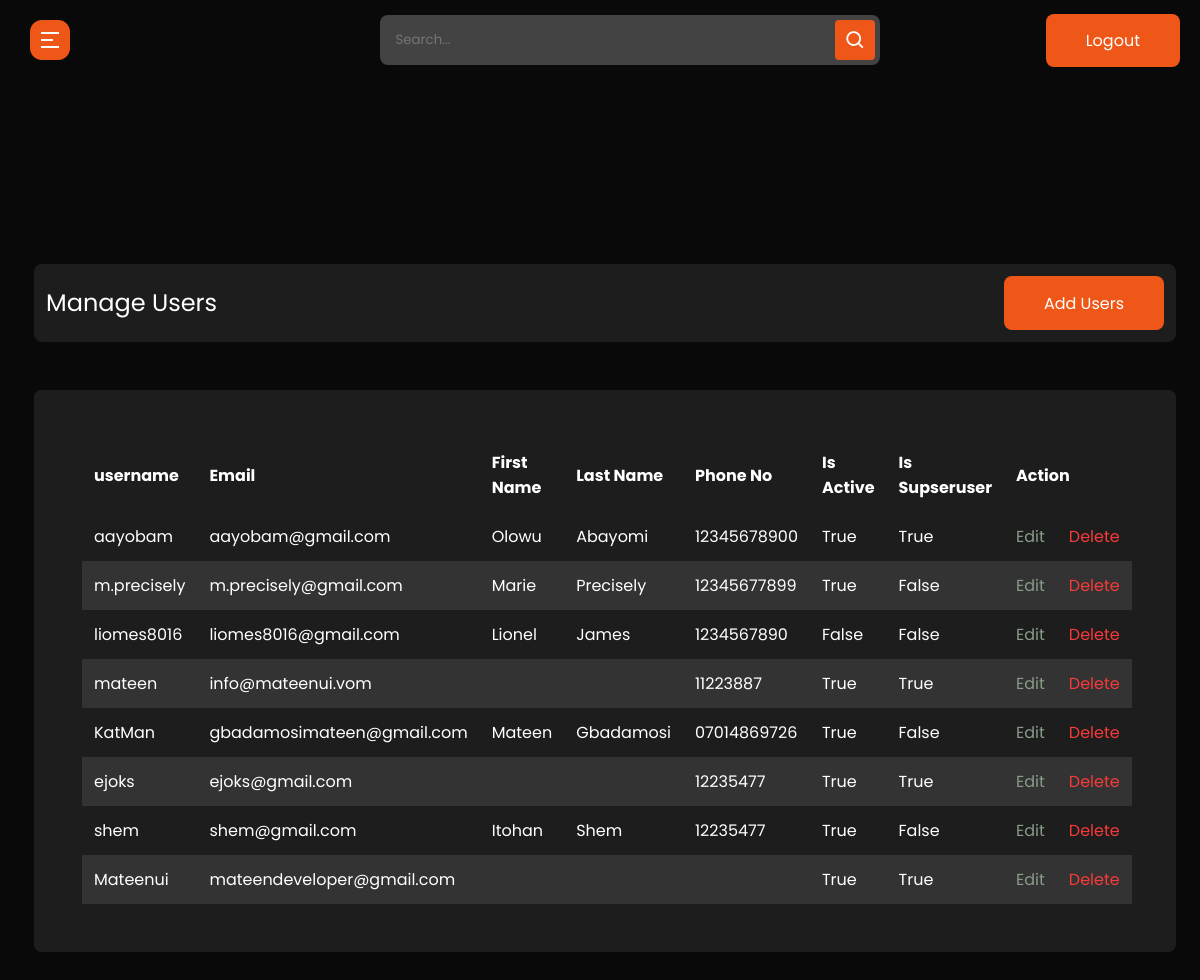
The app's page /admin-user-list/ (signed in), older data.
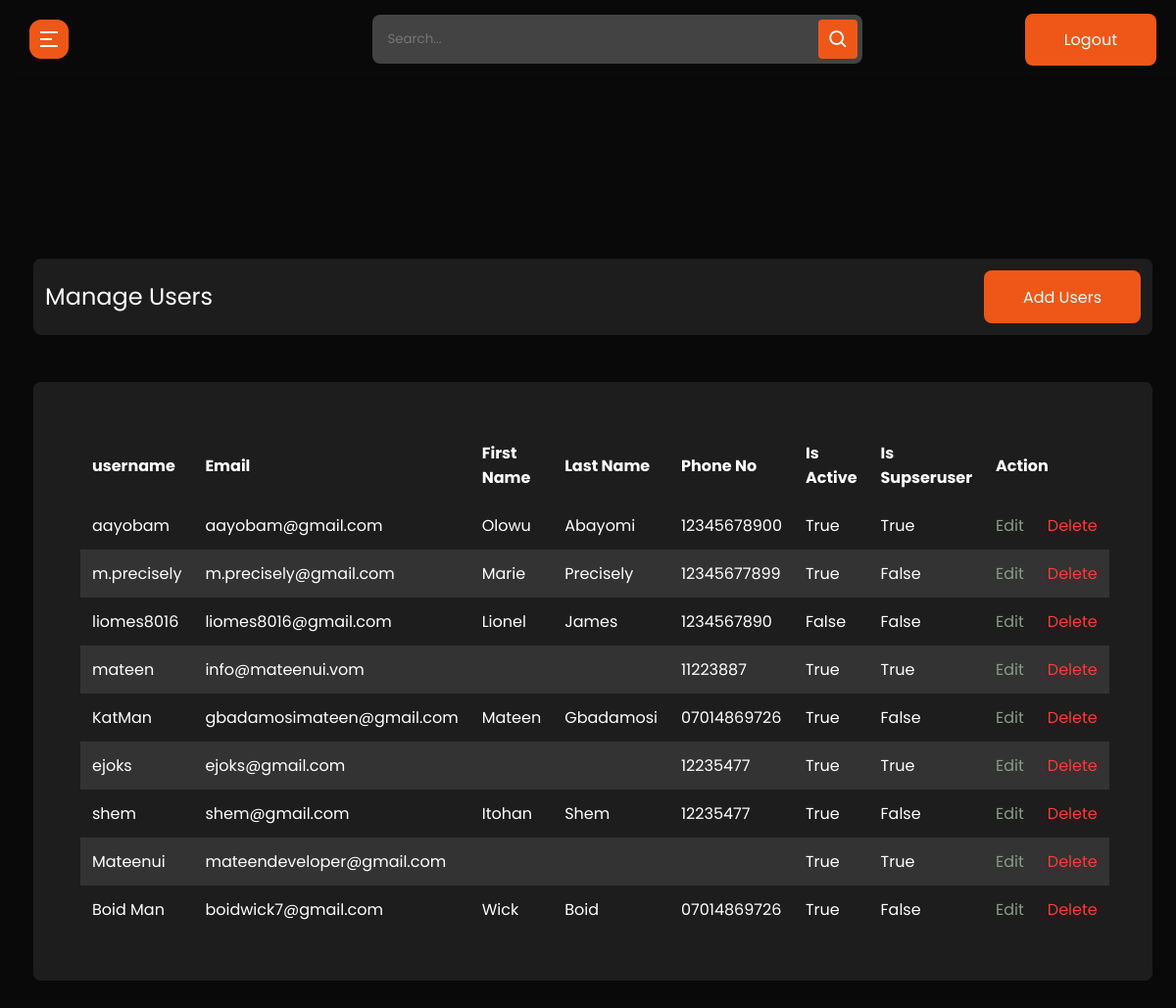
The same page, newer data.
### userprolog/models.py (models this page shows, shortened)
class User(AbstractBaseUser, PermissionsMixin):
    id = models.UUIDField(primary_key=True, default=uuid.uuid4, editable=False, unique=True)
    username = models.CharField(max_length=200, unique=True, blank=True)
    email = models.EmailField(max_length=200, unique=True, blank=False)
    first_name = models.CharField(max_length=200, blank=True)
    last_name = models.CharField(max_length=200, blank=True)
    phone_no = models.CharField(max_length=11,validators=[MaxLengthValidator(11)])
    profile_picture = models.ImageField(null=True, blank=True, default="default_user_image.jpeg", upload_to="profile_image/",)
    is_active = models.BooleanField(default=False)
    is_staff = models.BooleanField(default=False)
    is_superuser = models.BooleanField(default=False)
    date_joined = models.DateTimeField(auto_now_add=True)
    created = models.DateTimeField(auto_now_add=True)
    updated = models.DateTimeField(auto_now=True)
    objects = UserManager()
    EMAIL_FIELD = 'email'
    USERNAME_FIELD = 'username'
    REQUIRED_FIELDS = ['email',]

### cms/decorators.py (the view)
        def wrapper_func(request, *args, **kwargs):
            group = None
            if request.user.groups.exists():
                group = request.user.groups.all()[0].name
            if group in allowed_roles:
                return view_func(request, *args, **kwargs)
            else:
                return redirect("unauthorized-page")

### cms/views.py (called while the page is built)
@login_required(login_url='admin-login')
@allowed_user(allowed_roles=['admin'])
@admin_only
def admin_user_list(request):
    template_name = "cms/admin-user/index.html"
    users = User.objects.all()
    context = {"users":users}
    return render(request, template_name, context)

### cms/templates/cms/admin-user/index.html
{% extends 'admin_base.html' %}
{% load static %}
{% block content %}
  <section class="panel-section" style=margin-top:-700px>
    <div class="panel-content">
      <div class="page-wrapper admin-wrapper">
        <section class="alt-nav">
            <h4>Manage Users</h4>
            <a href="{% url 'admin-create-user' %}" class="btn">Add Users</a>
        </section>
        <div class="content-container">
          <section class="trade-table">
              <table>
                <thead>
                  <tr>
                    <th scope="col">username</th>
                    <th scope="col">Email</th>
                    <th scope="col">First Name</th>
                    <th scope="col">Last Name</th>
                    <th scope="col">Phone No</th>
                    <th scope="col">Is Active</th>
                    <th scope="col">Is Supseruser</th>
                    <th scope="col" colspan="2">Action</th>
                  </tr>
                </thead>
                <tbody>
                  {% for user in users %}
                    <tr>
                      <td data-label="Username">{{ user.username }}</td>
                      <td data-label="Email">{{ user.email }}</td>
                      <td data-label="First Name">{{ user.first_name|title }}</td>
                      <td data-label="Last Name">{{ user.last_name|title }}</td>
                      <td data-label="Phone No">{{ user.phone_no}}</td>
                      <td data-label="Is Active">{{ user.is_active}}</td>
                      <td data-label="Is Supseruser">{{ user.is_superuser }}</td>
                      <td data-label="Action"><a href="{% url 'admin-update-user' user.id %}" class="edit">Edit</a></td>
                      <td data-label="Action"><a href="{% url 'admin-delete-user' user.id %}" class="delete">Delete</a></td>
                    </tr>
                  {% endfor %}
                </tbody>
              </table>
          </section>
        </div>
      </div>
    </div>
  </section>
{% endblock content %}

### cms/templates/admin_base.html (shortened to what this page needs)
{% load static %}
<!DOCTYPE html>
<html lang="en">
<head>
  <link rel="stylesheet" type="text/css" href="{% static 'css/style.css' %}" />
  <link rel="stylesheet" type="text/css" href="{% static 'css/admin.css' %}" />
  <link rel="stylesheet" href="{% static 'css/sidebar.css' %}">
  <link href="https://cdn.jsdelivr.net/npm/remixicon@2.5.0/fonts/remixicon.css" rel="stylesheet">
  <link href='https://unpkg.com/boxicons@2.0.7/css/boxicons.min.css' rel='stylesheet'>
  <link rel="stylesheet" href="https://cdnjs.cloudflare.com/ajax/libs/font-awesome/5.15.1/css/all.min.css">
</head>
<body>
  <section class="panel-section">
    <nav class="panel-nav">
      <div class="sidebar-button">
        <img src="{% static 'images/hamburger.png' %}" class='bx bx-menu sidebarBtn'></i>
      </div>
      <div class="search-box">
        <form action="" method="get">
          <input type="search" placeholder="Search...">
          <i class='bx bx-search'></i>
        </form>
      </div>
      <div>
        <a href="{% url 'admin-logout' %}" class="btn">Logout</a>
      </div>
    </nav>
  </section>
  {% block content %} {% endblock %}
</body>
</html>

### static/css/style.css (style rules this page uses)
html { scroll-behavior: smooth; }
* { margin: 0; padding: 0; -webkit-box-sizing: border-box; box-sizing: border-box; }
body { font-family: "Poppins", sans-serif; background-color: #0a0909; color: #fff; max-width: 1440px; margin: auto; }
.page-wrapper { padding: 0 24px; }
h4 { font-size: clamp(20px, 3vw, 24px); }
h2, h4, h5 { line-height: 1.2; }
a { text-decoration: none; color: #fff; }
.btn { padding: 15px 40px; border: 0px; border-radius: 8px; background-color: #ee5717; font-family: "Poppins", sans-serif; -webkit-transition: 0.3s; transition: 0.3s; height: 54px; width: auto; }
a.btn { text-decoration: none; color: #fff; }
img { object-fit: cover; object-position: center; }
.trade-table { width: 90%; background-color: #1d1d1d; margin: auto; margin-top: 48px; border-radius: 8px; padding: 48px; }
.trade-table table { border-collapse: collapse; width: 100%; }
.trade-table table thead { font-weight: 500; }
.trade-table table td, .trade-table table th { text-align: left; padding: 12px; }
.trade-table table th { background-color: #1d1d1d; }
.trade-table table tr:nth-child(even) { background-color: #333333; border-radius: 8px; }
section.alt-nav { margin-top: 60px; }

### static/css/admin.css (style rules this page uses)
* { font-family: "Poppins", sans-serif; }
.edit { color: #889c88; -webkit-transition: 0.3s; transition: 0.3s; }
.delete { color: #F83A3A; -webkit-transition: 0.3s; transition: 0.3s; }
.alt-nav { width: 100%; display: -webkit-box; display: -ms-flexbox; display: flex; -webkit-box-pack: justify; -ms-flex-pack: justify; justify-content: space-between; -webkit-box-align: center; -ms-flex-align: center; align-items: center; padding: 12px; background-color: #1D1D1D; border-radius: 8px; margin-top: 24px; }
.alt-nav h4 { font-weight: 400; }
.trade-table { width: 100%; }
.trade-table thead { font-weight: normal; }
.trade-table tbody { font-weight: 400; }
.content-container { background-color: #1D1D1D; margin: 48px 0; border-radius: 8px; }

### static/css/sidebar.css (style rules this page uses)
.panel-section { position: relative; min-height: 100vh; width: calc(100% - 240px); left: 240px; transition: all 0.5s ease; }
.panel-section .panel-nav { display: flex; justify-content: space-between; height: 80px; background: #0A0909; display: flex; align-items: center; position: fixed; width: calc(100% - 240px); left: 240px; z-index: 100; padding: 0 20px; box-shadow: 0 1px 1px rgba(0, 0, 0, 0.1); transition: all 0.5s ease; }
.panel-section .panel-nav .sidebar-button { display: flex; align-items: center; }
.panel-nav .sidebar-button img { width: 40px; height: auto; }
.panel-section .panel-nav .search-box { position: relative; height: 50px; max-width: 500px; width: 100%; margin: 0 20px; }
.search-box form { height: 50px; }
.panel-nav .search-box input { height: 100%; width: 100%; outline: none; background: #434343; border-radius: 8px; padding: 0 15px; border: 0px; color: #fff; }
.panel-nav .search-box .bx-search { position: absolute; height: 40px; width: 40px; background: #EE5717; right: 5px; top: 50%; transform: translateY(-50%); border-radius: 4px; line-height: 40px; text-align: center; color: #fff; font-size: 22px; transition: all 0.4 ease; }
.panel-section .panel-content { position: relative; padding-top: 104px; }
@media (max-width: 1240px) { .panel-section { width: calc(100% - 10px); left: 10px; } }
@media (max-width: 1240px) { .panel-section .panel-nav { width: calc(100% - 10px); left: 10px; } }

Row changes from the older to the newer data that the page shows:
added User: username "Boid Man", email "boidwick7@gmail.com", first_name "Wick", last_name "Boid", phone_no "07014869726", is_active "True", is_superuser "False"
